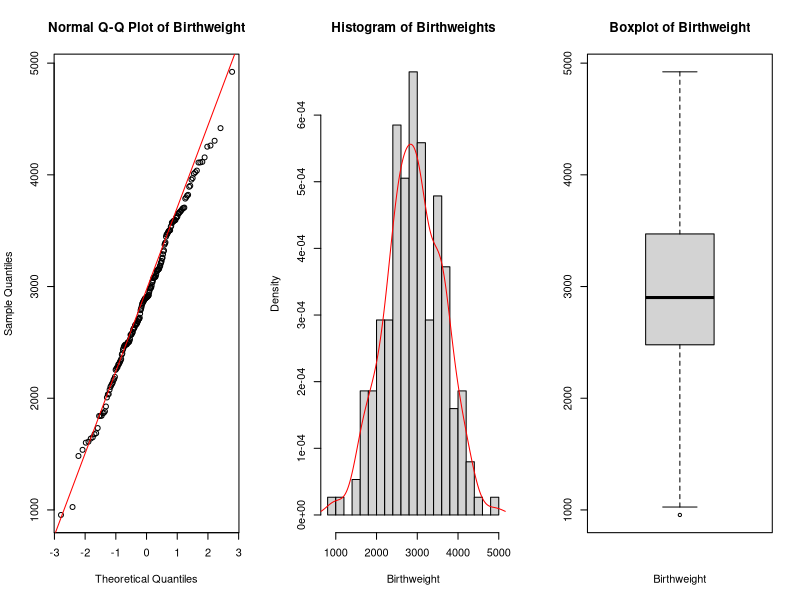
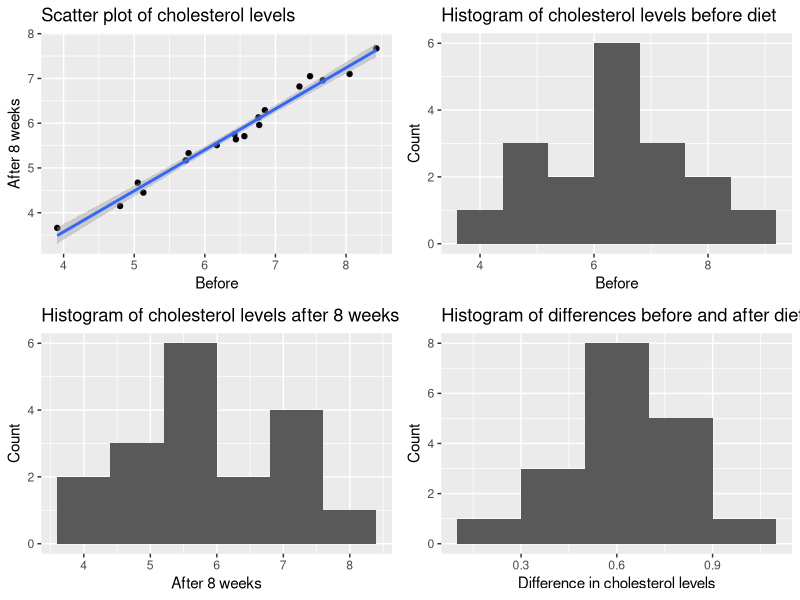
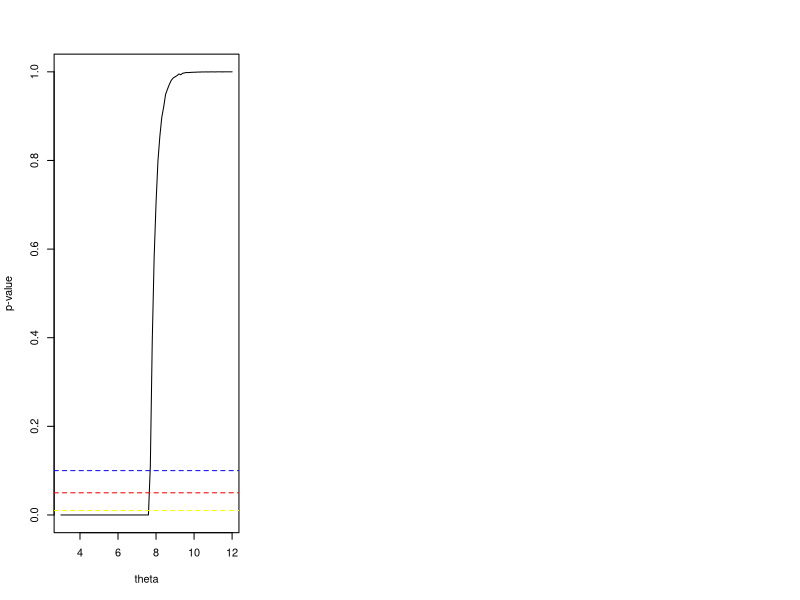
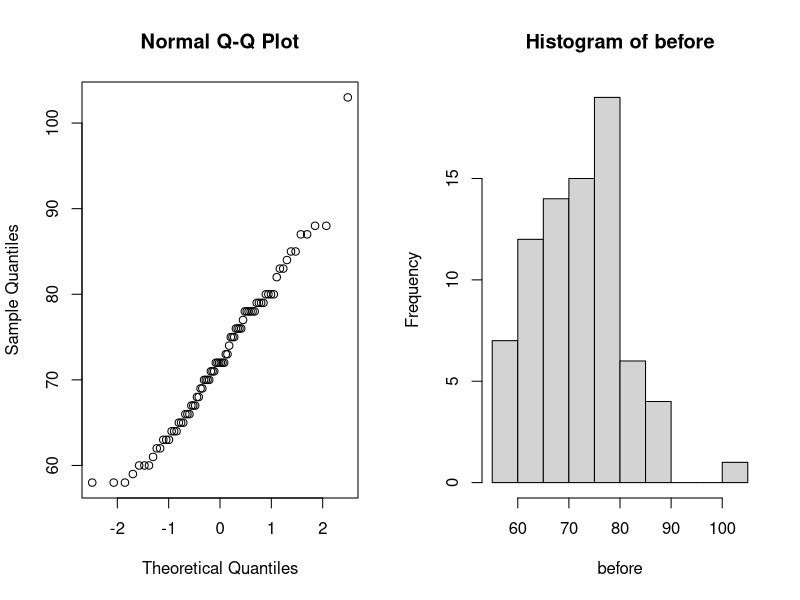
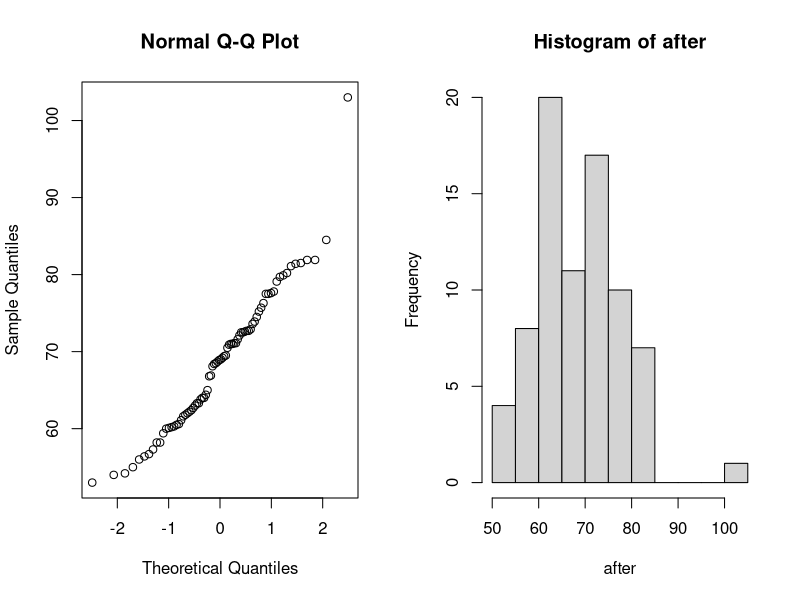
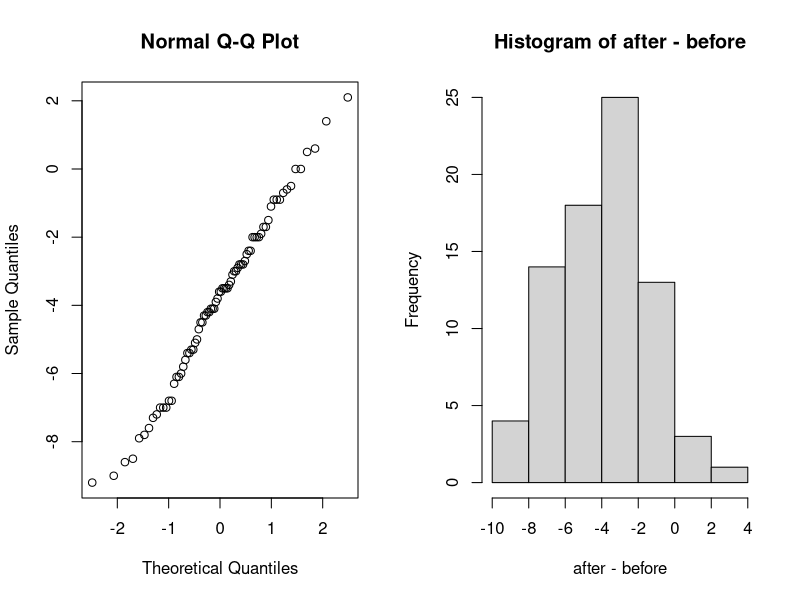
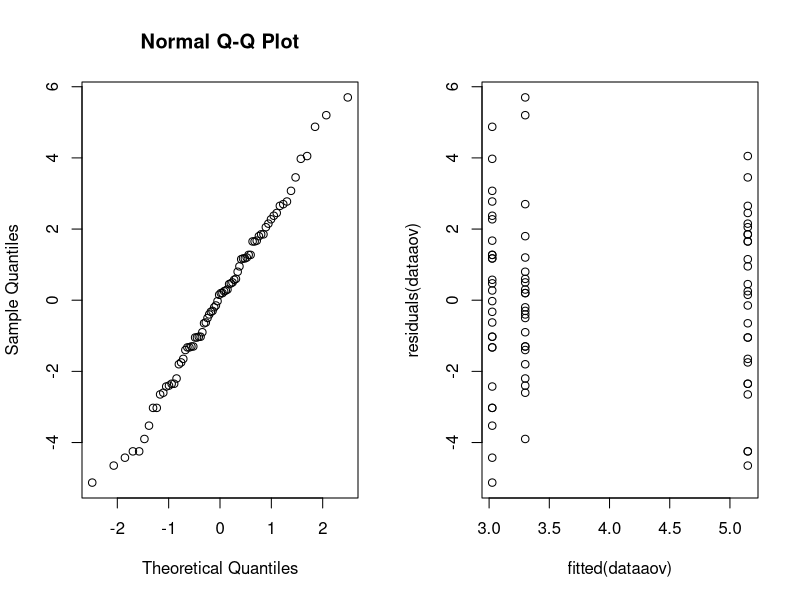
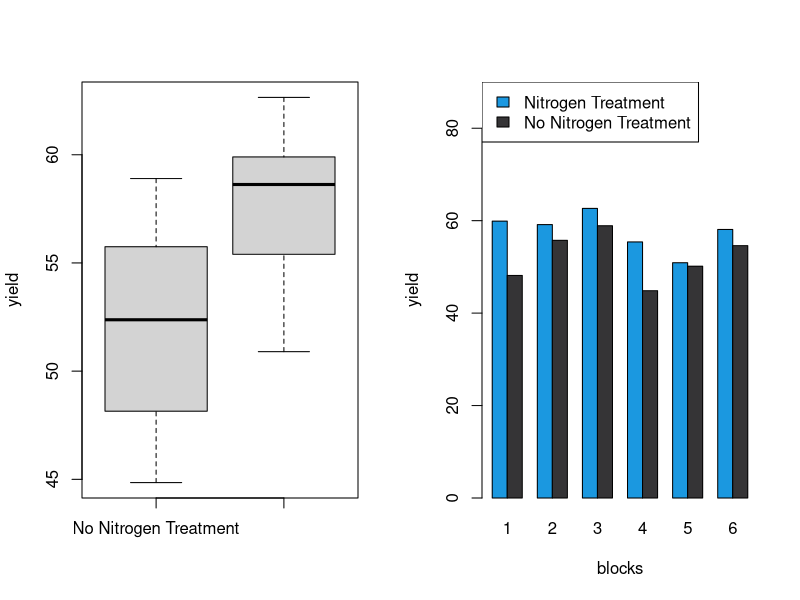

Here is the R script that generated these plots, in order:
## ---- chunk 1
options(digits=3)
## ---- chunk 2
birthweight = read.table(file = "birthweight.txt", header = TRUE)
data= birthweight$birthweight

## ---- chunk 3
par(mfrow=c(1,3))
qqnorm(data, main = "Normal Q-Q Plot of Birthweight")
qqline(data,col=" red ")

# Check for normality with histogram
hist(x = data,breaks=15,main = "Histogram of Birthweights",
     xlab = " Birthweight ",freq = FALSE)
lines(x= density(x= data), col=" red ")

# Check for normality with boxplot
boxplot (data , main =" Boxplot of Birthweight ",
         xlab =" Birthweight ")#horizontal = TRUE)

## ---- chunk 4
shapiro.test(data)
## ---- chunk 5
# construct Confidence Interval
mu <- mean(data)
stnd <-sd(data)
CI <- 0.96
alpha <- 1-CI # Calculate the margin of error for a 95% confidence interval

z <- qnorm(1 - alpha/2) # 98th percentile of standard normal distribution
me <- z * stnd / sqrt(length(data)) # Calculate the margin of error
lower_ci = mu - me # Calculate the confidence interval
upper_ci = mu + me
cat("Confidence Interval: [", lower_ci, ", ", upper_ci, "]", sep = "")
## ---- chunk 6
# construct a bounded 96%-CI for mu(mean)
for (sample_size in 1:1000) {
  lower_bound = mu - z*stnd/sqrt(sample_size); upper_bound = mu + z*stnd/sqrt(sample_size)
  CI_length <- upper_bound - lower_bound
  if (CI_length <= 100) {
    break
  }
}
cat("sample_size",sample_size)
## ---- chunk 7
# Compute a bootstrap 96%-CI for mu and compare it to the above CI.
library(boot)
B <- 1000 # Choose number of bootstrap resamples
boot_data <- boot(data, statistic = function(data, i) mean(data[i]), R = B)
boot_ci <- boot.ci(boot_data, type = "perc", conf = 0.96)
lower_bound_boot_ci <- boot_ci$percent[[4]]
upper_bound_boot_ci <- boot_ci$percent[[5]]
cat("boot_CI Confidence Interval: [",
    lower_bound_boot_ci, ", ",
    upper_bound_boot_ci, "]", sep = "")
## ---- chunk 8
# Verify this claim by using a one side t-test
t.test(data, mu = 2800, alternative = "greater")
## ---- chunk 9
# sign test
binom.test(sum(data > 2800), n=length(data), p = 0.5, alternative = "greater")
## ---- chunk 10
B = 1000; n = 50
psign = numeric(B) # will contain P-values of sign test
pttest = numeric(B) # will contain P-values of T test

for(i in 1:B) {
  x = sample(data, n)
  pttest[i] = t.test(x, mu=2800, alt='greater')[[3]] # extract P-value
  psign[i] = binom.test(sum(x>2800), n, alt='greater')[[3]] # extract P-value
}
power_ttest = sum(pttest<0.05)/B
power_sign = sum(psign<0.05)/B
cat("the powers of the t-test: ", power_ttest, ",
    the powers of the sing test: ",
    power_sign, sep = "")
## ---- chunk 11
# Set the number of samples to take and the lower probability
n_samples = 1000
p_left = 0.25
# Create an empty vector to store the sample probabilities
sample_probabilities = numeric(n_samples)
# Take n_samples samples of size n_samples from the birthweight vector
# Calculate the proportion of samples that have a weight less than 2600 grams
# Store the sample proportion in the sample_probabilities vector
for(i in 1:n_samples){
  sample = sample(data, n_samples, replace = TRUE)
  sample_probabilities[i] = sum(sample < 2600)/n_samples
}
# Calculate the standard deviation of the sample proportions
sample_sd = sd(sample_probabilities)
# Calculate the mean of the sample proportions
p_hat = mean(sample_probabilities)
# margin of error
me = p_hat - p_left
# Calculate the upper confidence interval
p_right = p_hat + me
# Calculate the z-score
z = me / sqrt((p_hat*(1-p_hat))/length(data))
# Calculate the level of significance
alpha = (1 - pnorm(z))*2
# Calculate the confidence level
confidence_level = 1 - alpha

cat("Confidence Interval: [", p_left,
    ", ", p_right, "]",
    "confidence_level: ",
    confidence_level,
    sep = "")
## ---- chunk 12
male_means = c()
female_means = c()

for (i in 1:1000) {
  # Select 34 males and 28 females with birthweight < 2600 g
  male_2600 = sample(data< 2600, 34); female_2600 = sample(data[data < 2600], 28)
   # Select 61 males and 65 females with birthweight >= 2600 g
  male_others = sample(data[data >= 2600], 61); female_others = sample(data[data >= 2600], 65)
   # Combine the selected males and females with birthweight < 2600 g
  males = c(male_2600, male_others); females = c(female_2600, female_others)
  # Calculate the mean birthweight for males and females
  male_means = c(male_means, mean(males)); female_means = c(female_means, mean(females))
}
# Calculate the mean of the sample means for males and females
mean(male_means); mean(female_means)
# Perform a two-sample t-test assuming unequal variances
t.test(male_means, female_means)
## ---- chunk 13
#library('tidyverse')
cholesterol <- read.table("cholesterol.txt", header = TRUE)

library(ggplot2)

summary(cholesterol)

shapiro.test(cholesterol$Before) # accept null, data is normal

shapiro.test(cholesterol$After8weeks) # accept null, data is normal
# checking difference
diff <- cholesterol$Before - cholesterol$After8weeks
shapiro.test(diff) # accept null, data is normal
cor(cholesterol$Before, cholesterol$After8weeks)
## ---- chunk 14
# Regression the 2 variables are highly correlated
regplot <- ggplot(cholesterol, aes(x = Before, y = After8weeks)) +
  geom_point() +
  geom_smooth(method = "lm") +
  labs(x = "Before", y = "After 8 weeks", title = "Scatter plot of cholesterol levels")

# creating histograms
hist1 <- ggplot(cholesterol, aes(x = Before)) +
  geom_histogram(binwidth = 0.8) +
  labs(x = "Before",
       y = "Count",
       title = "Histogram of cholesterol levels before diet")



hist2 <- ggplot(cholesterol, aes(x = After8weeks)) +
  geom_histogram(binwidth = 0.8) +
  labs(x = "After 8 weeks",
       y = "Count",
       title = "Histogram of cholesterol levels after 8 weeks on diet")

hist3 <- ggplot(cholesterol, aes(x = Before - After8weeks)) +
  geom_histogram(binwidth = 0.2) +
  labs(
    x = "Difference in cholesterol levels",
       y = "Count",
       title = "Histogram of differences before and after diet")


## ---- chunk 15
#install.packages("gridExtra")
require(gridExtra)
#par(mfrow=c(1,4))
grid.arrange(regplot, hist1, hist2, hist3, ncol=2)
## ---- chunk 16
wilcox.test(cholesterol$Before, cholesterol$After8weeks, paired = TRUE)
#strong evidence to suggest that the margarine diet #had an effect on cholesterol levels.
## ---- chunk 17
theta_hat <- 2*mean(cholesterol$After8weeks) - 3 # Calculate estimate for theta
theta_hat
sigma <- sqrt((theta_hat-3)^2/12)

n <- length(cholesterol$After8weeks)
z <- qnorm(0.975)

lower <- theta_hat - z*(sigma/sqrt(n))
upper <- theta_hat + z*(sigma/sqrt(n))
c(lower, upper) #confidence interval

## ---- chunk 18
after = cholesterol$After8weeks
T <- function(x) max(x) # Define the test statistic function
theta_vals <- seq(3, 12, by = 0.1) # Set up the range of theta values to test

# Create a vector to store the p-values for each theta value
p_vals <- rep(NA, length(theta_vals))

# Perform the bootstrap test for each theta value
for (i in seq_along(theta_vals)) {
  # Generate bootstrap samples
  boot_samples <- replicate(10000, runif(18, min = 3, max = theta_vals[i]))
  # Calculate test statistics for bootstrap samples
  boot_t <- apply(boot_samples, 2, T)
  # Calculate p-value
  p_vals[i] <- mean(boot_t >= max(after))
}

# Plot the p-values as a function of theta
plot(theta_vals, p_vals, type = "l", xlab = "theta", ylab = "p-value")
abline(h = 0.01, col = "yellow", lty = 2)
abline(h = 0.05, col = "red", lty = 2)
abline(h = 0.1, col = "blue", lty = 2)


## ---- chunk 19

# Median test
binom.test(sum(cholesterol$After8weeks<6),length(cholesterol$After8weeks),p=0.5,alt="less")

binom.test(sum(cholesterol$After8weeks < 4.5), length(cholesterol$After8weeks), p = 0.25, alternative = "less", conf.level = 0.95)


## ---- chunk 20
data = read.table(file = "diet.txt", header = TRUE)
data$weight.lost=data$preweight-data$weight6weeks
## ---- chunk 21
before=data$preweight;after=data$weight6weeks
par(mfrow=c(1,2))

qqnorm(before)
hist(before)
qqnorm(after)
hist(after)
qqnorm(after-before)
hist(after-before)
t.test(before,after,paired=TRUE)
## ---- chunk 22
data$diet=factor(data$diet)
dataaov=lm(weight.lost~diet,data=data)
anova(dataaov)
## ---- chunk 23
par(mfrow=c(1,2)); qqnorm(residuals(dataaov))
plot(fitted(dataaov),residuals(dataaov))
## ---- chunk 24

summary(dataaov)

## ---- chunk 25
genderaov=lm(weight.lost~gender*diet,data=data)  
anova(genderaov)
## ---- chunk 26
preddata=data.frame(diet=c("1","2","3"))
predict(dataaov,preddata)


## ---- chunk 27
#install.packages('MASS')
library(MASS)
data(npk)
## ---- chunk 28
#Create a matrix of random plots
random_plots_matrix <- cbind(rep(1:24),rep(1:6, each = 4),
                             replicate(3, c(replicate(6, sample(c(1,1,0,0))))))
#Convert the matrix to a data frame
data_frame <- data.frame(random_plots_matrix)
#Set column names
header <- c("plot", "block", "N", "P", "K")
colnames(data_frame) <- header
#View the resulting data frame
head(data_frame)
## ---- chunk 29
par(mfrow=c(1,2))
# Subset the data to only include nitrogen treatment
npk_nitrogen  <- npk[npk$N == 1,]
# Calculate the average yield per block for nitrogen treatment
nitrogen_avg_yield  <- aggregate(yield ~ block, data = npk_nitrogen, FUN = mean)
# Subset the data to only include plots without nitrogen treatment
npk_no_nitrogen  <- npk[npk$N == 0,]
# Calculate the average yield per block for plots without nitrogen
#treatment
no_nitrogen_avg_yield  <- aggregate(yield ~ block, data = npk_no_nitrogen, FUN = mean)
# Make a boxplot comparing the average yield per block for nitrogen and no nitrogen
#treatments
boxplot(no_nitrogen_avg_yield$yield, nitrogen_avg_yield$yield,
        names = c("No Nitrogen Treatment", "Nitrogen Treatment"), ylab = "yield")
#legend("topleft", legend = c("Nitrogen Treatment", "No Nitrogen Treatment"))


avg_yield <- apply(cbind(nitrogen_avg_yield[[2]], no_nitrogen_avg_yield[[2]]),
                   1,
                   function(x) unname(unlist(x)))
rownames(avg_yield)<- c("nitrogen_avg_yield","no_nitrogen_avg_yield")

barplot(avg_yield, col = c("#1b98e0", "#353436"),beside = TRUE,
        xlab="blocks",ylab = "yield", ylim=c(0,90),
        names.arg=c("1", "2", "3", "4", "5", "6"))

legend("topleft", legend = c("Nitrogen Treatment", "No Nitrogen Treatment"),
       fill =c("#1b98e0", "#353436"))

## ---- chunk 30
par(mfrow=c(1,2))
# Check for normality with histogram
hist(x = npk$yield , breaks=7 ,main = "Histogram of yield",
     xlab = " yield ",freq = FALSE)
lines(x= density(x= npk$yield), col=" red ")

qqnorm(npk$yield)
qqline(npk$yield)

# Check for normality with boxplot
plot(yield ~ block + factor(N), data = npk)
# Shapiro-Wilk test
shapiro.test(npk$yield)

## ---- chunk 31
twoANOVA <- aov(yield ~ block * factor(N), data = npk)
summary(twoANOVA)
## ---- chunk 32
model1 = lm(yield ~ N:block + P + K,data=npk)
model2 = lm(yield ~ P:block + N + K,data=npk)
model3 = lm(yield ~ K:block + P + N,data=npk)

print('model 1: ')
anova(model1)
print('model 2: ')
anova(model2)
print('model 3: ')
anova(model3)


model_add = lm(yield ~ N+P+K+block, data=npk)
print('model all sum: ')
anova(model_add)


## ---- chunk 33
library(lme4)

npklmer= lmer(yield~N+(1|block), REML=FALSE, data=npk)
npklmer2=lmer(yield~(1|block), REML=FALSE, data=npk)
npkmaov=anova(npklmer2, npklmer)
npkmaov
